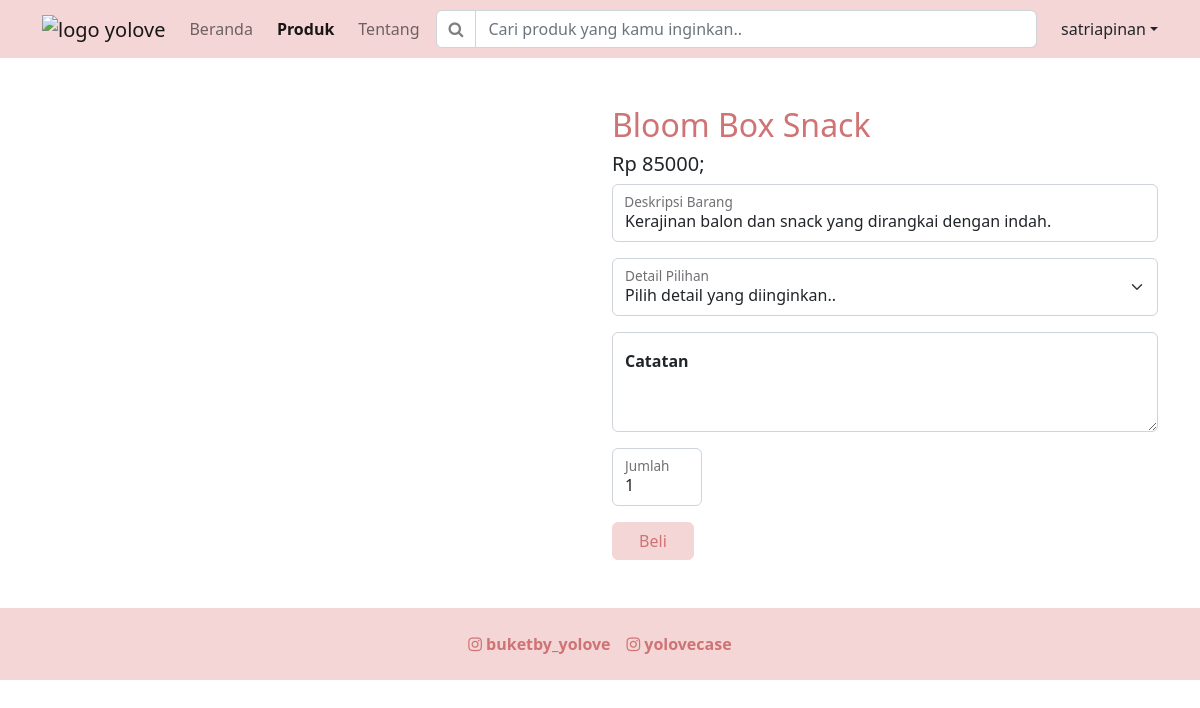
Screenshot of /product_detail.php?id_produk=3 (signed in) with the database file from the repository.
### tables this page shows
CREATE TABLE `produk` (
  `id_produk` int(11) NOT NULL,
  `nama_produk` varchar(255) NOT NULL,
  `kategori_produk` varchar(20) NOT NULL,
  `stok_produk` int(11) DEFAULT NULL,
  `harga_produk` int(11) NOT NULL,
  `deskripsi_produk` varchar(255) NOT NULL,
  `gambar` varchar(255) NOT NULL
);

### product_detail.php (the view, shortened to what this page needs)
<?php
include("config.php");
if (!empty($_GET['id_produk'])) {
	$id = $_GET['id_produk'];
	$query = "SELECT * FROM produk WHERE id_produk=$id";
	$produk = mysqli_query($conn, $query);
	$row = mysqli_fetch_array($produk, MYSQLI_ASSOC);
}
?>
<!DOCTYPE html>
<html>
	<head>
		<link rel="stylesheet" href="https://stackpath.bootstrapcdn.com/font-awesome/4.7.0/css/font-awesome.min.css">
		<link rel="stylesheet" type="text/css" href="style/style.css">
	</head>
	<body>
		<?php
		include "navbar.php";
		?>
		<main class="container-sm container-md container-lg container-xl container-xxl">
			<div class="row">
				<div class="col-6">
					<div id="carouselProductDetail" class="carousel slide" data-bs-ride="true">
						<button class="carousel-control-prev" type="button" data-bs-target="#carouselProductDetail" data-bs-slide="prev">
						<i class="fa fa-chevron-circle-left fs-1 icon-control" aria-hidden="true"></i>
						</button>
						<button class="carousel-control-next" type="button" data-bs-target="#carouselProductDetail" data-bs-slide="next">
						<i class="fa fa-chevron-circle-right fs-1 icon-control" aria-hidden="true"></i>
						</button>
					</div>
				</div>
				<div class="col-6">
					<h2 class="text-secondary"><?php echo "{$row['nama_produk']}"; ?></h2>
					<h5>Rp <?php echo "{$row['harga_produk']}"; ?>;</h5>
					<form action="pembayaran.php" method="post">
						<div class="form-floating mb-3">
							<?php
							echo "<input readonly class='form-control-plaintext' id='description' placeholder='Deskripsi barang' value='{$row['deskripsi_produk']}'>";
							?>
							<label for="description">Deskripsi Barang</label>
						</div>
						<div class="form-floating mb-3">
							<select name="selectedDetail" class="form-select" id="selectDetail" aria-label="selectDetail">
								<option selected>Pilih detail yang diinginkan..</option>
							</select>
							<label for="selectDetail">Detail Pilihan</label>
						</div>
						<div class="form-floating mb-3">
							<textarea name="note" class="form-control" placeholder="Tolong barangnya.." id="note" style="height: 100px"></textarea>
							<label class="fw-semibold"for="note">Catatan</label>
						</div>
						<div class="form-floating mb-3">
							<input name="amount" min="1" type="number" class="form-control" id="amount" placeholder="Banyak barang.." value="1" style="width: 90px;">
							<label for="floatingInput">Jumlah</label>
						</div>
						<button type="submitOrder" class="btn btn-primary w-15">Beli</button>
					</form>
				</div>
			</div>
		</main>
		<?php
		include "footer.php";
		?>
	</body>
</html>

### rows the page displays
produk: nama_produk "Bloom Box Snack", harga_produk "85000", deskripsi_produk "Kerajinan balon dan snack yang dirangkai dengan indah."

### other values shown
$username "satriapinan"
